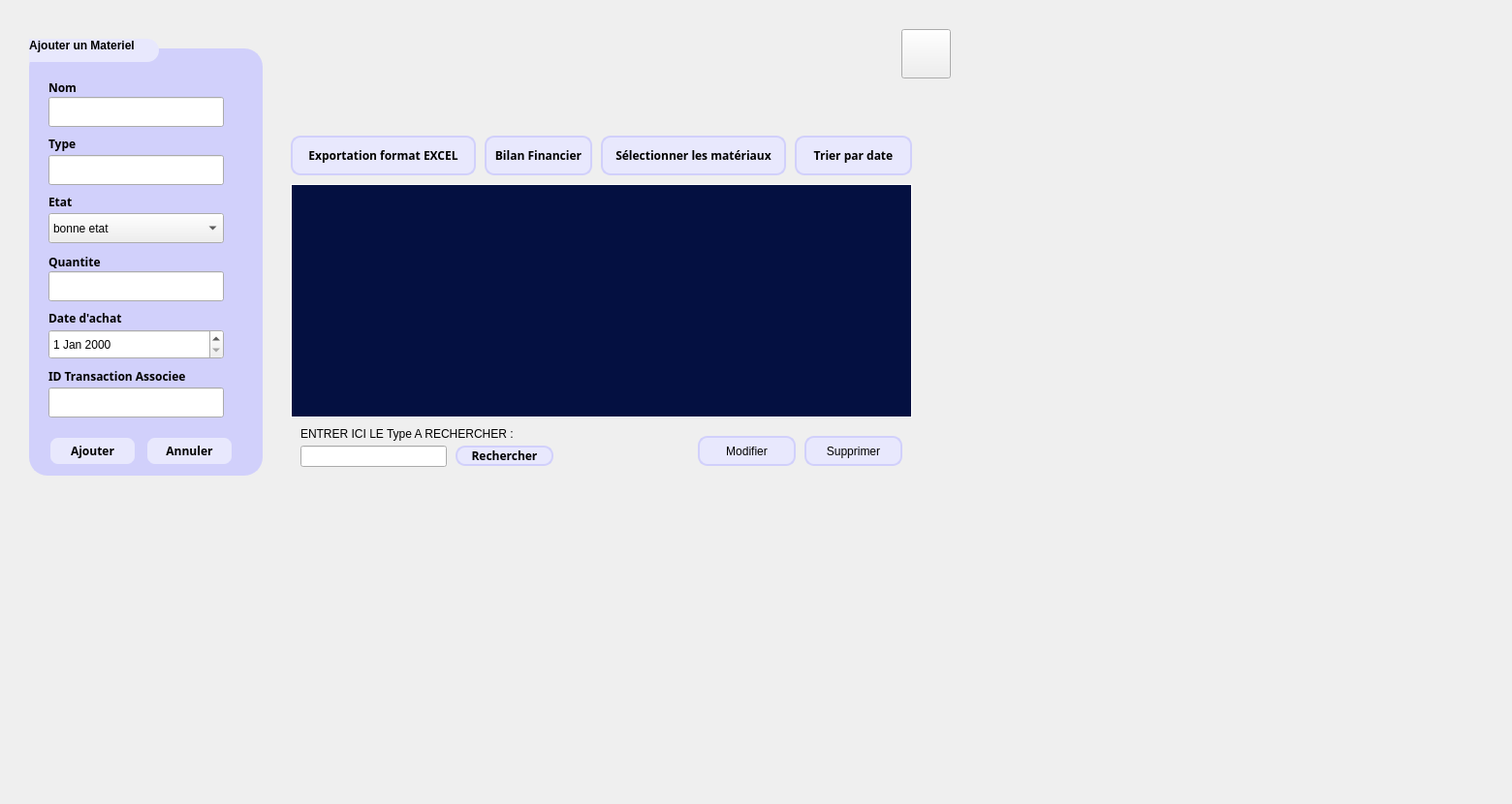
      <widget class="QWidget" name="tab_28">
       <attribute name="title">
        <string>Acceuil</string>
       </attribute>
       <widget class="QPushButton" name="pushButton_50">
        <property name="geometry">
         <rect>
          <x>930</x>
          <y>30</y>
          <width>51</width>
          <height>51</height>
         </rect>
        </property>
        <property name="styleSheet">
         <string notr="true">background : url(:/new/prefix1/logo-removebg-preview (1).png)</string>
        </property>
        <property name="text">
         <string/>
        </property>
       </widget>
       <widget class="QLabel" name="label_54">
        <property name="geometry">
         <rect>
          <x>310</x>
          <y>10</y>
          <width>631</width>
          <height>121</height>
         </rect>
        </property>
        <property name="text">
         <string/>
        </property>
        <property name="pixmap">
         <pixmap>../../../Frame 20 (6).png</pixmap>
        </property>
       </widget>
       <widget class="QGroupBox" name="groupBox_AjoutMateriaux">
        <property name="geometry">
         <rect>
          <x>30</x>
          <y>40</y>
          <width>241</width>
          <height>451</height>
         </rect>
        </property>
        <property name="font">
         <font>
          <weight>75</weight>
          <bold>true</bold>
         </font>
        </property>
        <property name="autoFillBackground">
         <bool>false</bool>
        </property>
        <property name="styleSheet">
         <string notr="true">/* Group Box Styling */
QGroupBox {
    border: 2px solid #D1D0FB;
    border-radius: 19px; /* Adjust the radius for the desired rounded corners */
    margin-top: 10px;
    background-color: #D1D0FB; /* Set the background color */
}

QGroupBox::title {
    subcontrol-origin: margin;
    subcontrol-position: top left;
    padding: 0 3px;
    color: #000000;
    font-family: &quot;Space Grotesk&quot;;
    font-size: 9pt;
    font-weight: medium;
background-color: #E8E8FD; /* Set the background color for the title bar */
    border-top-left-radius: 19px; /* Adjust the radius for the title bar's top-left corner */
    border-top-right-radius: 19px;
margin-left: -25px; /* Adjust the negative margin to make the title bar extend beyond the left border */
    margin-right: -25px; /* Adjust the negative margin to make the title bar extend beyond the right border */
padding-bottom: 10px; /* Increase the bottom padding to make the title bar wider at the bottom */
border-radius: 12px; /* Adjust the radius for the title bar's corners */


}
 QLabel {
    font-family: &quot;Space Grotesk&quot;;
}</string>
        </property>
        <property name="title">
         <string>Ajouter un Materiel</string>
        </property>
        <property name="alignment">
         <set>Qt::AlignCenter</set>
        </property>
        <widget class="QLabel" name="label_Nom_2">
         <property name="geometry">
          <rect>
           <x>20</x>
           <y>40</y>
           <width>151</width>
           <height>20</height>
          </rect>
         </property>
         <property name="font">
          <font>
           <family>Space Grotesk</family>
           <weight>75</weight>
           <bold>true</bold>
          </font>
         </property>
         <property name="styleSheet">
          <string notr="true">QLabel {
    font-family: &quot;Space Grotesk&quot;;
}</string>
         </property>
         <property name="text">
          <string>Nom</string>
         </property>
        </widget>
        <widget class="QLabel" name="label_Type_2">
         <property name="geometry">
          <rect>
           <x>20</x>
           <y>100</y>
           <width>56</width>
           <height>16</height>
          </rect>
         </property>
         <property name="font">
          <font>
           <family>Space Grotesk</family>
           <weight>75</weight>
           <bold>true</bold>
          </font>
         </property>
         <property name="styleSheet">
          <string notr="true">QLabel {
    font-family: &quot;Space Grotesk&quot;;
}</string>
         </property>
         <property name="text">
          <string>Type</string>
         </property>
        </widget>
        <widget class="QLabel" name="label_Etat_2">
         <property name="geometry">
          <rect>
           <x>20</x>
           <y>160</y>
           <width>91</width>
           <height>16</height>
          </rect>
         </property>
         <property name="font">
          <font>
           <family>Space Grotesk</family>
           <weight>75</weight>
           <bold>true</bold>
          </font>
         </property>
         <property name="styleSheet">
          <string notr="true">QLabel {
    font-family: &quot;Space Grotesk&quot;;
}</string>
         </property>
         <property name="text">
          <string>Etat</string>
         </property>
        </widget>
        <widget class="QLineEdit" name="lineEdit_quantiteM">
         <property name="geometry">
          <rect>
           <x>20</x>
           <y>240</y>
           <width>181</width>
           <height>31</height>
          </rect>
         </property>
        </widget>
        <widget class="QPushButton" name="pushButton_AjoutMateriaux">
         <property name="geometry">
          <rect>
           <x>20</x>
           <y>410</y>
           <width>91</width>
           <height>31</height>
          </rect>
         </property>
         <property name="font">
          <font>
           <family>Space Grotesk</family>
           <weight>75</weight>
           <bold>true</bold>
          </font>
         </property>
         <property name="styleSheet">
          <string notr="true">QLabel {
    font-family: &quot;Space Grotesk&quot;;
}
/* Push Button Styling */
QPushButton {
    background-color: #E8E8FD; /* Set the background color for the push button */
    border: 2px solid #D1D0FB; /* Set the border color */
    border-radius: 10px; /* Adjust the radius for the rounded corners */
    color: #000000; /* Set the text color */
    font-family: &quot;Space Grotesk&quot;;

}


</string>
         </property>
         <property name="text">
          <string>Ajouter</string>
         </property>
        </widget>
        <widget class="QPushButton" name="pushButton_AnnulerMateriaux">
         <property name="geometry">
          <rect>
           <x>120</x>
           <y>410</y>
           <width>91</width>
           <height>31</height>
          </rect>
         </property>
         <property name="font">
          <font>
           <family>Space Grotesk</family>
           <weight>75</weight>
           <bold>true</bold>
          </font>
         </property>
         <property name="styleSheet">
          <string notr="true">QLabel {
    font-family: &quot;Space Grotesk&quot;;
}
/* Push Button Styling */
QPushButton {
    background-color: #E8E8FD; /* Set the background color for the push button */
    border: 2px solid #D1D0FB; /* Set the border color */
    border-radius: 10px; /* Adjust the radius for the rounded corners */
    color: #000000; /* Set the text color */
    font-family: &quot;Space Grotesk&quot;;

}


</string>
         </property>
         <property name="text">
          <string>Annuler</string>
         </property>
        </widget>
        <widget class="QLabel" name="label_Date_2">
         <property name="geometry">
          <rect>
           <x>20</x>
           <y>280</y>
           <width>171</width>
           <height>16</height>
          </rect>
         </property>
         <property name="font">
          <font>
           <family>Space Grotesk</family>
           <weight>75</weight>
           <bold>true</bold>
          </font>
         </property>
         <property name="styleSheet">
          <string notr="true">QLabel {
    font-family: &quot;Space Grotesk&quot;;
}</string>
         </property>
         <property name="text">
          <string>Date d'achat</string>
         </property>
        </widget>
        <widget class="QComboBox" name="lineEdit_etatM">
         <property name="geometry">
          <rect>
           <x>20</x>
           <y>180</y>
           <width>181</width>
           <height>31</height>
          </rect>
         </property>
         <item>
          <property name="text">
           <string>bonne etat</string>
          </property>
         </item>
         <item>
          <property name="text">
           <string>en reparation</string>
          </property>
         </item>
         <item>
          <property name="text">
           <string>en panne</string>
          </property>
         </item>
        </widget>
        <widget class="QLabel" name="label_14">
         <property name="geometry">
          <rect>
           <x>20</x>
           <y>350</y>
           <width>221</width>
           <height>31</height>
          </rect>
         </property>
         <property name="styleSheet">
          <string notr="true">QLabel#errorLabel {
    font-family: &quot;Space Grotesk&quot;;
    color: red; /* Définir la couleur du texte en rouge */
}</string>
         </property>
         <property name="text">
          <string/>
         </property>
        </widget>
        <widget class="QDateEdit" name="lineEdit_dateM">
         <property name="geometry">
          <rect>
           <x>20</x>
           <y>300</y>
           <width>181</width>
           <height>31</height>
          </rect>
         </property>
        </widget>
        <widget class="QLabel" name="label_Quantite_2">
         <property name="geometry">
          <rect>
           <x>20</x>
           <y>220</y>
           <width>151</width>
           <height>20</height>
          </rect>
         </property>
         <property name="font">
          <font>
           <family>Space Grotesk</family>
           <weight>75</weight>
           <bold>true</bold>
          </font>
         </property>
         <property name="styleSheet">
          <string notr="true">QLabel {
    font-family: &quot;Space Grotesk&quot;;
}</string>
         </property>
         <property name="text">
          <string>Quantite</string>
         </property>
        </widget>
        <widget class="QLineEdit" name="lineEdit_nomM">
         <property name="geometry">
          <rect>
           <x>20</x>
           <y>60</y>
           <width>181</width>
           <height>31</height>
          </rect>
         </property>
        </widget>
        <widget class="QLineEdit" name="lineEdit_typeM">
         <property name="geometry">
          <rect>
           <x>20</x>
           <y>120</y>
           <width>181</width>
           <height>31</height>
          </rect>
         </property>
        </widget>
        <widget class="QLineEdit" name="lineEdit_idTransactionM">
         <property name="geometry">
          <rect>
           <x>20</x>
           <y>360</y>
           <width>181</width>
           <height>31</height>
          </rect>
         </property>
        </widget>
        <widget class="QLabel" name="label_IDTransc">
         <property name="geometry">
          <rect>
           <x>20</x>
           <y>340</y>
           <width>171</width>
           <height>16</height>
          </rect>
         </property>
         <property name="font">
          <font>
           <family>Space Grotesk</family>
           <weight>75</weight>
           <bold>true</bold>
          </font>
         </property>
         <property name="styleSheet">
          <string notr="true">QLabel {
    font-family: &quot;Space Grotesk&quot;;
}</string>
         </property>
         <property name="text">
          <string>ID Transaction Associee</string>
         </property>
        </widget>
       </widget>
       <widget class="QLineEdit" name="lineEdit_RechercheParType">
        <property name="geometry">
         <rect>
          <x>310</x>
          <y>460</y>
          <width>151</width>
          <height>22</height>
         </rect>
        </property>
       </widget>
       <widget class="QPushButton" name="pushButton_selectMaterialsForPodcast">
        <property name="geometry">
         <rect>
          <x>620</x>
          <y>140</y>
          <width>191</width>
          <height>41</height>
         </rect>
        </property>
        <property name="font">
         <font>
          <family>Space Grotesk</family>
          <weight>75</weight>
          <bold>true</bold>
         </font>
        </property>
        <property name="styleSheet">
         <string notr="true">QLabel {
    font-family: &quot;Space Grotesk&quot;;
}
/* Push Button Styling */
QPushButton {
    background-color: #E8E8FD; /* Set the background color for the push button */
    border: 2px solid #D1D0FB; /* Set the border color */
    border-radius: 10px; /* Adjust the radius for the rounded corners */
    color: #000000; /* Set the text color */
    font-family: &quot;Space Grotesk&quot;;

}


</string>
        </property>
        <property name="text">
         <string>Sélectionner les matériaux</string>
        </property>
       </widget>
       <widget class="QPushButton" name="pushButton_exportationFormatExcelMateriel">
        <property name="geometry">
         <rect>
          <x>300</x>
          <y>140</y>
          <width>191</width>
          <height>41</height>
         </rect>
        </property>
        <property name="font">
         <font>
          <family>Space Grotesk</family>
          <weight>75</weight>
          <bold>true</bold>
         </font>
        </property>
        <property name="styleSheet">
         <string notr="true">QLabel {
    font-family: &quot;Space Grotesk&quot;;
}
/* Push Button Styling */
QPushButton {
    background-color: #E8E8FD; /* Set the background color for the push button */
    border: 2px solid #D1D0FB; /* Set the border color */
    border-radius: 10px; /* Adjust the radius for the rounded corners */
    color: #000000; /* Set the text color */
    font-family: &quot;Space Grotesk&quot;;

}


</string>
        </property>
        <property name="text">
         <string>Exportation format EXCEL</string>
        </property>
       </widget>
       <widget class="QPushButton" name="Button_trierParDateMateriaux">
        <property name="geometry">
         <rect>
          <x>820</x>
          <y>140</y>
          <width>121</width>
          <height>41</height>
         </rect>
        </property>
        <property name="font">
         <font>
          <family>Space Grotesk</family>
          <weight>75</weight>
          <bold>true</bold>
         </font>
        </property>
        <property name="styleSheet">
         <string notr="true">QLabel {
    font-family: &quot;Space Grotesk&quot;;
}
/* Push Button Styling */
QPushButton {
    background-color: #E8E8FD; /* Set the background color for the push button */
    border: 2px solid #D1D0FB; /* Set the border color */
    border-radius: 10px; /* Adjust the radius for the rounded corners */
    color: #000000; /* Set the text color */
    font-family: &quot;Space Grotesk&quot;;

}


</string>
        </property>
        <property name="text">
         <string>Trier par date</string>
        </property>
       </widget>
       <widget class="QLabel" name="label_22">
        <property name="geometry">
         <rect>
          <x>300</x>
          <y>440</y>
          <width>371</width>
          <height>31</height>
         </rect>
        </property>
        <property name="styleSheet">
         <string notr="true">QLabel#errorLabel {
    font-family: &quot;Space Grotesk&quot;;
    color: red; /* Définir la couleur du texte en rouge */
}</string>
        </property>
        <property name="text">
         <string/>
        </property>
       </widget>
       <widget class="QPushButton" name="Button_RechercherM">
        <property name="geometry">
         <rect>
          <x>470</x>
          <y>460</y>
          <width>101</width>
          <height>21</height>
         </rect>
        </property>
        <property name="font">
         <font>
          <family>Space Grotesk</family>
          <weight>75</weight>
          <bold>true</bold>
         </font>
        </property>
        <property name="styleSheet">
         <string notr="true">QLabel {
    font-family: &quot;Space Grotesk&quot;;
}
/* Push Button Styling */
QPushButton {
    background-color: #E8E8FD; /* Set the background color for the push button */
    border: 2px solid #D1D0FB; /* Set the border color */
    border-radius: 10px; /* Adjust the radius for the rounded corners */
    color: #000000; /* Set the text color */
    font-family: &quot;Space Grotesk&quot;;

}


</string>
        </property>
        <property name="text">
         <string>Rechercher</string>
        </property>
       </widget>
       <widget class="QPushButton" name="pushButton_calculerBilan">
        <property name="geometry">
         <rect>
          <x>500</x>
          <y>140</y>
          <width>111</width>
          <height>41</height>
         </rect>
        </property>
        <property name="font">
         <font>
          <family>Space Grotesk</family>
          <weight>75</weight>
          <bold>true</bold>
         </font>
        </property>
        <property name="styleSheet">
         <string notr="true">QLabel {
    font-family: &quot;Space Grotesk&quot;;
}
/* Push Button Styling */
QPushButton {
    background-color: #E8E8FD; /* Set the background color for the push button */
    border: 2px solid #D1D0FB; /* Set the border color */
    border-radius: 10px; /* Adjust the radius for the rounded corners */
    color: #000000; /* Set the text color */
    font-family: &quot;Space Grotesk&quot;;

}


</string>
        </property>
        <property name="text">
         <string>Bilan Financier</string>
        </property>
       </widget>
       <widget class="QPushButton" name="pushButton_SuppressionMateriaux">
        <property name="geometry">
         <rect>
          <x>830</x>
          <y>450</y>
          <width>101</width>
          <height>31</height>
         </rect>
        </property>
        <property name="styleSheet">
         <string notr="true">QLabel {
    font-family: &quot;Space Grotesk&quot;;
}
/* Push Button Styling */
QPushButton {
    background-color: #E8E8FD; /* Set the background color for the push button */
    border: 2px solid #D1D0FB; /* Set the border color */
    border-radius: 10px; /* Adjust the radius for the rounded corners */
    color: #000000; /* Set the text color */
    font-family: &quot;Space Grotesk&quot;;

}


</string>
        </property>
        <property name="text">
         <string>Supprimer</string>
        </property>
       </widget>
       <widget class="QPushButton" name="pushButton_ModificationMateriaux">
        <property name="geometry">
         <rect>
          <x>720</x>
          <y>450</y>
          <width>101</width>
          <height>31</height>
         </rect>
        </property>
        <property name="styleSheet">
         <string notr="true">QLabel {
    font-family: &quot;Space Grotesk&quot;;
}
/* Push Button Styling */
QPushButton {
    background-color: #E8E8FD; /* Set the background color for the push button */
    border: 2px solid #D1D0FB; /* Set the border color */
    border-radius: 10px; /* Adjust the radius for the rounded corners */
    color: #000000; /* Set the text color */
    font-family: &quot;Space Grotesk&quot;;

}


</string>
        </property>
        <property name="text">
         <string>Modifier</string>
        </property>
       </widget>
       <widget class="QLabel" name="label_23">
        <property name="geometry">
         <rect>
          <x>310</x>
          <y>440</y>
          <width>241</width>
          <height>16</height>
         </rect>
        </property>
        <property name="text">
         <string>ENTRER ICI LE Type A RECHERCHER :</string>
        </property>
       </widget>
       <widget class="QTableWidget" name="tableWidgetM">
        <property name="geometry">
         <rect>
          <x>300</x>
          <y>190</y>
          <width>641</width>
          <height>241</height>
         </rect>
        </property>
        <property name="styleSheet">
         <string notr="true">/* Apply styles to the entire QTableWidget */
QTableWidget {
    background-color: #041041; /* Set background color for the entire table */
    color: white; /* Set text color */
    font-family: &quot;Space Grotesk&quot;; /* Set font family */
    border: 1px solid white; /* Set border color for the entire table */
    gridline-color: transparent; /* Remove default grid lines */
}

/* Apply styles to the header items in the QTableWidget */
QHeaderView::section {
    background-color: #7A798E; /* Set background color for header */
    color: white; /* Set text color for header */
    padding: 2px; /* Adjust padding as needed */
    border: 1px solid white; /* Set border color for header */
}

/* Apply styles to the items (cells) in the QTableWidget */
QTableWidget::item {
    padding: 2px; /* Adjust padding as needed */
}

/* Apply styles to horizontal grid lines */
QTableView::item {
    border-top: 1px solid white; /* Set top border color for horizontal lines */
}

/* Apply styles to the top-left corner */
QTableWidget::corner-button {
    border-top: 1px solid white; /* Set top border for the top-left corner */
    border-left: 1px solid white; /* Set left border for the top-left corner */
}

/* Apply font styles */
QTableWidget::item, QHeaderView::section {
    font-family: &quot;Space Grotesk&quot;; /* Set font family */
    font-weight: bold; /* Make the font bold */
}</string>
        </property>
       </widget>
       <widget class="QLabel" name="label_56">
        <property name="geometry">
         <rect>
          <x>-90</x>
          <y>-70</y>
          <width>1551</width>
          <height>821</height>
         </rect>
        </property>
        <property name="styleSheet">
         <string notr="true">background-image:url(:/tsawer/background.png)</string>
        </property>
        <property name="text">
         <string/>
        </property>
       </widget>
       <zorder>label_56</zorder>
       <zorder>pushButton_50</zorder>
       <zorder>label_54</zorder>
       <zorder>groupBox_AjoutMateriaux</zorder>
       <zorder>lineEdit_RechercheParType</zorder>
       <zorder>pushButton_selectMaterialsForPodcast</zorder>
       <zorder>pushButton_exportationFormatExcelMateriel</zorder>
       <zorder>Button_trierParDateMateriaux</zorder>
       <zorder>label_22</zorder>
       <zorder>Button_RechercherM</zorder>
       <zorder>pushButton_calculerBilan</zorder>
       <zorder>pushButton_SuppressionMateriaux</zorder>
       <zorder>pushButton_ModificationMateriaux</zorder>
       <zorder>label_23</zorder>
       <zorder>tableWidgetM</zorder>
      </widget>
